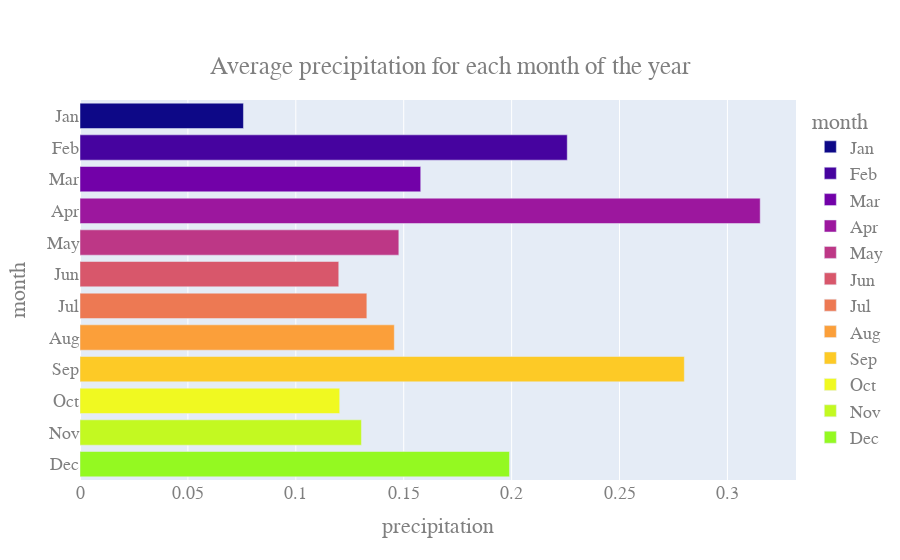

The notebook cell this image was saved under:
### Code cell
import plotly.express as px
import plotly.graph_objects as go
df = df_q13


prec = df_q13['precipitation']

fig = px.bar(df, y= 'month', x="precipitation", color="month",  orientation="h", hover_name="month",
             color_discrete_sequence=['#0d0887', '#46039f', '#7201a8', '#9c179e', '#bd3786', '#d8576b', '#ed7953', '#fb9f3a', '#fdca26', '#f0f921', '#c3f921', '#94f921'],
             title="Average precipitation for each month of the year"
            )

fig.update_layout(
    font=dict(
        family="Courier New, monospace",
        size=18,
        color="#7f7f7f"
    ),
    title={
        'y':0.9,
        'x':0.5,
        'xanchor': 'center',
        'yanchor': 'top'}
)



fig.show()

### Figure 1 — Plotly figure (JSON) as saved in the notebook; plotly's stock layout.template omitted (floating-point values rounded to 4 significant figures)
{"data": [{"alignmentgroup": "True", "hoverlabel": {"namelength": 0}, "hovertemplate": "<b>%{hovertext}</b><br><br>month=%{y}<br>precipitation=%{x}", "hovertext": ["Jan"], "legendgroup": "Jan", "marker": {"color": "#0d0887"}, "name": "Jan", "offsetgroup": "Jan", "orientation": "h", "showlegend": true, "textposition": "auto", "type": "bar", "x": [0.07574], "xaxis": "x", "y": ["Jan"], "yaxis": "y"}, {"alignmentgroup": "True", "hoverlabel": {"namelength": 0}, "hovertemplate": "<b>%{hovertext}</b><br><br>month=%{y}<br>precipitation=%{x}", "hovertext": ["Feb"], "legendgroup": "Feb", "marker": {"color": "#46039f"}, "name": "Feb", "offsetgroup": "Feb", "orientation": "h", "showlegend": true, "textposition": "auto", "type": "bar", "x": [0.2258], "xaxis": "x", "y": ["Feb"], "yaxis": "y"}, {"alignmentgroup": "True", "hoverlabel": {"namelength": 0}, "hovertemplate": "<b>%{hovertext}</b><br><br>month=%{y}<br>precipitation=%{x}", "hovertext": ["Mar"], "legendgroup": "Mar", "marker": {"color": "#7201a8"}, "name": "Mar", "offsetgroup": "Mar", "orientation": "h", "showlegend": true, "textposition": "auto", "type": "bar", "x": [0.1579], "xaxis": "x", "y": ["Mar"], "yaxis": "y"}, {"alignmentgroup": "True", "hoverlabel": {"namelength": 0}, "hovertemplate": "<b>%{hovertext}</b><br><br>month=%{y}<br>precipitation=%{x}", "hovertext": ["Apr"], "legendgroup": "Apr", "marker": {"color": "#9c179e"}, "name": "Apr", "offsetgroup": "Apr", "orientation": "h", "showlegend": true, "textposition": "auto", "type": "bar", "x": [0.3152], "xaxis": "x", "y": ["Apr"], "yaxis": "y"}, {"alignmentgroup": "True", "hoverlabel": {"namelength": 0}, "hovertemplate": "<b>%{hovertext}</b><br><br>month=%{y}<br>precipitation=%{x}", "hovertext": ["May"], "legendgroup": "May", "marker": {"color": "#bd3786"}, "name": "May", "offsetgroup": "May", "orientation": "h", "showlegend": true, "textposition": "auto", "type": "bar", "x": [0.1477], "xaxis": "x", "y": ["May"], "yaxis": "y"}, {"alignmentgroup": "True", "hoverlabel": {"namelength": 0}, "hovertemplate": "<b>%{hovertext}</b><br><br>month=%{y}<br>precipitation=%{x}", "hovertext": ["Jun"], "legendgroup": "Jun", "marker": {"color": "#d8576b"}, "name": "Jun", "offsetgroup": "Jun", "orientation": "h", "showlegend": true, "textposition": "auto", "type": "bar", "x": [0.1199], "xaxis": "x", "y": ["Jun"], "yaxis": "y"}, {"alignmentgroup": "True", "hoverlabel": {"namelength": 0}, "hovertemplate": "<b>%{hovertext}</b><br><br>month=%{y}<br>precipitation=%{x}", "hovertext": ["Jul"], "legendgroup": "Jul", "marker": {"color": "#ed7953"}, "name": "Jul", "offsetgroup": "Jul", "orientation": "h", "showlegend": true, "textposition": "auto", "type": "bar", "x": [0.1329], "xaxis": "x", "y": ["Jul"], "yaxis": "y"}, {"alignmentgroup": "True", "hoverlabel": {"namelength": 0}, "hovertemplate": "<b>%{hovertext}</b><br><br>month=%{y}<br>precipitation=%{x}", "hovertext": ["Aug"], "legendgroup": "Aug", "marker": {"color": "#fb9f3a"}, "name": "Aug", "offsetgroup": "Aug", "orientation": "h", "showlegend": true, "textposition": "auto", "type": "bar", "x": [0.1456], "xaxis": "x", "y": ["Aug"], "yaxis": "y"}, {"alignmentgroup": "True", "hoverlabel": {"namelength": 0}, "hovertemplate": "<b>%{hovertext}</b><br><br>month=%{y}<br>precipitation=%{x}", "hovertext": ["Sep"], "legendgroup": "Sep", "marker": {"color": "#fdca26"}, "name": "Sep", "offsetgroup": "Sep", "orientation": "h", "showlegend": true, "textposition": "auto", "type": "bar", "x": [0.28], "xaxis": "x", "y": ["Sep"], "yaxis": "y"}, {"alignmentgroup": "True", "hoverlabel": {"namelength": 0}, "hovertemplate": "<b>%{hovertext}</b><br><br>month=%{y}<br>precipitation=%{x}", "hovertext": ["Oct"], "legendgroup": "Oct", "marker": {"color": "#f0f921"}, "name": "Oct", "offsetgroup": "Oct", "orientation": "h", "showlegend": true, "textposition": "auto", "type": "bar", "x": [0.1203], "xaxis": "x", "y": ["Oct"], "yaxis": "y"}, {"alignmentgroup": "True", "hoverlabel": {"namelength": 0}, "hovertemplate": "<b>%{hovertext}</b><br><br>month=%{y}<br>precipitation=%{x}", "hovertext": ["Nov"], "legendgroup": "Nov", "marker": {"color": "#c3f921"}, "name": "Nov", "offsetgroup": "Nov", "orientation": "h", "showlegend": true, "textposition": "auto", "type": "bar", "x": [0.1304], "xaxis": "x", "y": ["Nov"], "yaxis": "y"}, {"alignmentgroup": "True", "hoverlabel": {"namelength": 0}, "hovertemplate": "<b>%{hovertext}</b><br><br>month=%{y}<br>precipitation=%{x}", "hovertext": ["Dec"], "legendgroup": "Dec", "marker": {"color": "#94f921"}, "name": "Dec", "offsetgroup": "Dec", "orientation": "h", "showlegend": true, "textposition": "auto", "type": "bar", "x": [0.199], "xaxis": "x", "y": ["Dec"], "yaxis": "y"}], "layout": {"barmode": "relative", "font": {"color": "#7f7f7f", "family": "Courier New, monospace", "size": 18}, "legend": {"title": {"text": "month"}, "tracegroupgap": 0}, "title": {"text": "Average precipitation for each month of the year", "x": 0.5, "xanchor": "center", "y": 0.9, "yanchor": "top"}, "xaxis": {"anchor": "y", "domain": [0, 1], "title": {"text": "precipitation"}}, "yaxis": {"anchor": "x", "categoryarray": ["Dec", "Nov", "Oct", "Sep", "Aug", "Jul", "Jun", "May", "Apr", "Mar", "Feb", "Jan"], "categoryorder": "array", "domain": [0, 1], "title": {"text": "month"}}}}
